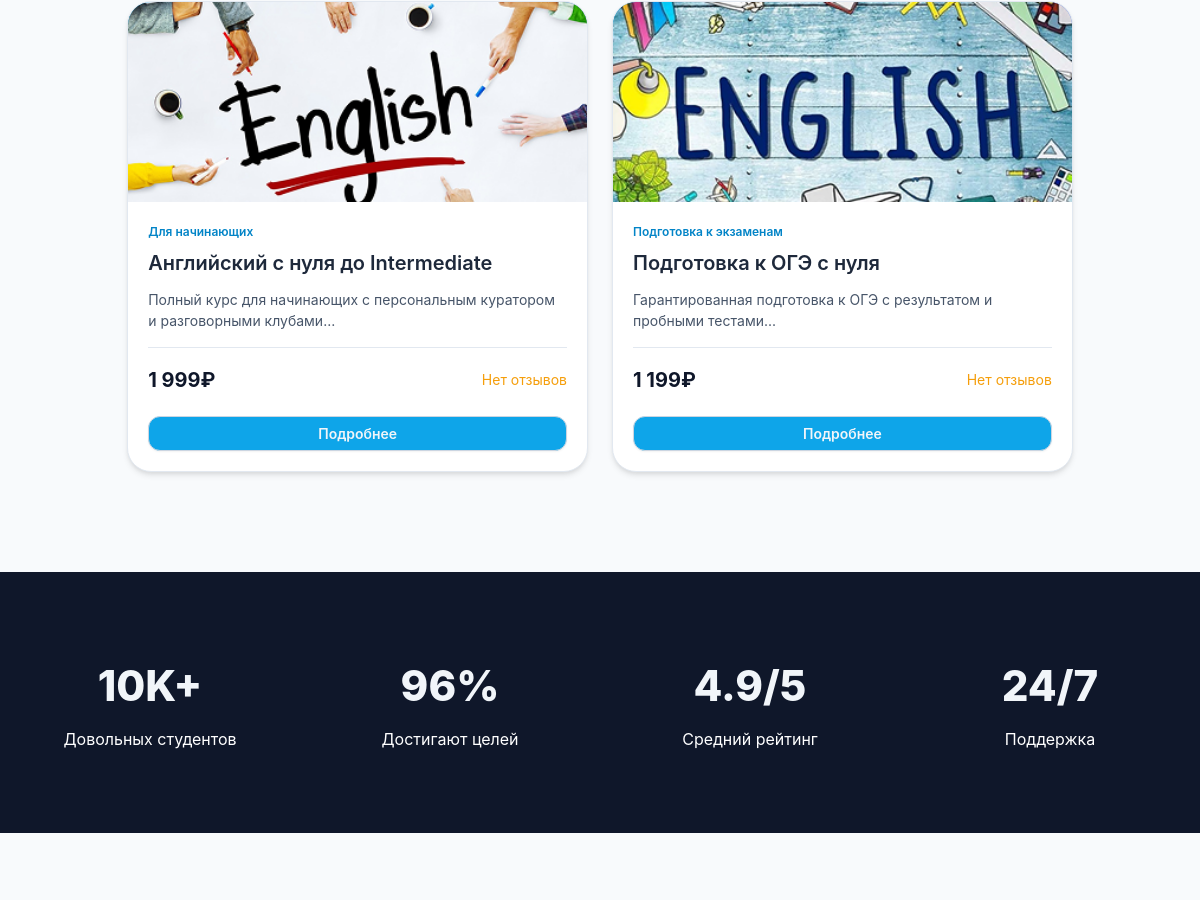
Before: / (middle part) with the older database file.
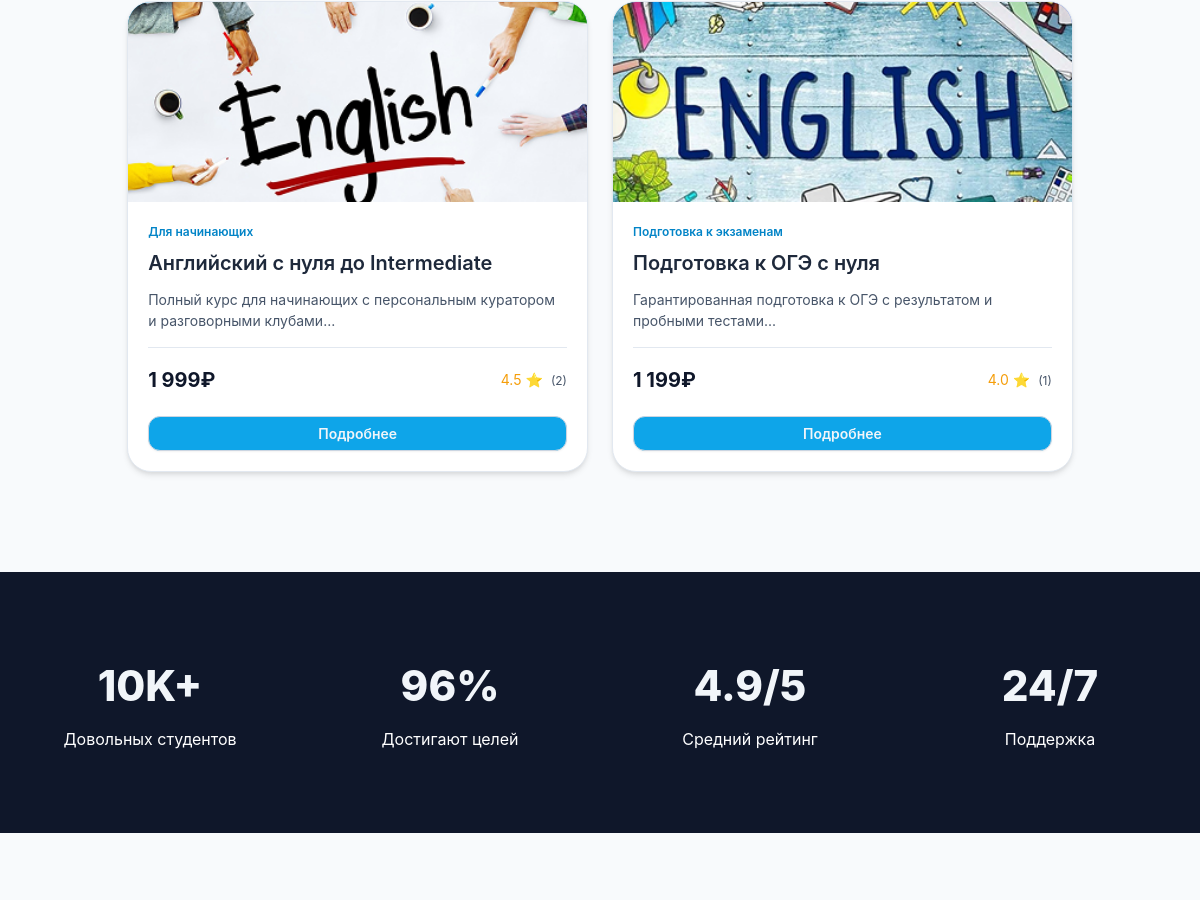
After: the same page with the newer database file.
### tables this page shows
CREATE TABLE `courses` (
  `id` int NOT NULL,
  `category_id` int NOT NULL,
  `title` varchar(255) NOT NULL,
  `description` text,
  `full_description` text,
  `price` decimal(10,2) NOT NULL,
  `image` varchar(255) DEFAULT NULL,
  `pdf_file` varchar(255) DEFAULT NULL,
  `rating` decimal(3,2) DEFAULT '0.00',
  `is_popular` tinyint(1) DEFAULT '0',
  `is_active` tinyint(1) DEFAULT '1',
  `created_at` timestamp NULL DEFAULT CURRENT_TIMESTAMP,
  `updated_at` timestamp NULL DEFAULT CURRENT_TIMESTAMP ON UPDATE CURRENT_TIMESTAMP
);

CREATE TABLE `categories` (
  `id` int NOT NULL,
  `name` varchar(255) NOT NULL,
  `description` text,
  `slug` varchar(255) NOT NULL,
  `created_at` timestamp NULL DEFAULT CURRENT_TIMESTAMP,
  `updated_at` timestamp NULL DEFAULT CURRENT_TIMESTAMP ON UPDATE CURRENT_TIMESTAMP
);

### db/database.php (called while the page is built, shortened)
<?php
function getDBConnection() {
    static $pdo = null;
    if ($pdo === null) {
        try {
            $dsn = "mysql:host=" . DB_HOST . ";dbname=" . DB_NAME . ";charset=" . DB_CHARSET;
            $options = [
                PDO::ATTR_ERRMODE => PDO::ERRMODE_EXCEPTION,
                PDO::ATTR_DEFAULT_FETCH_MODE => PDO::FETCH_ASSOC,
                PDO::ATTR_EMULATE_PREPARES => false,
            ];
            $pdo = new PDO($dsn, DB_USER, DB_PASS, $options);
        } catch (PDOException $e) {
            die("Ошибка подключения к базе данных: " . $e->getMessage());
        }
    }
    return $pdo;
}
function query($sql, $params = []) {
    $pdo = getDBConnection();
    $stmt = $pdo->prepare($sql);
    $stmt->execute($params);
    return $stmt->fetchAll();
}
function queryOne($sql, $params = []) {
    $pdo = getDBConnection();
    $stmt = $pdo->prepare($sql);
    $stmt->execute($params);
    return $stmt->fetch();
}
?>

### includes/courses.php (called while the page is built, shortened)
<?php
require_once __DIR__ . '/../db/database.php';
function getPopularCourses($limit = 3) {
    $sql = "SELECT c.*, cat.name as category_name, cat.slug as category_slug,
                   COALESCE(AVG(r.rating), 0) as calculated_rating,
                   COUNT(r.id) as review_count
            FROM courses c
            JOIN categories cat ON c.category_id = cat.id
            LEFT JOIN reviews r ON c.id = r.course_id
            WHERE c.is_active = 1 AND c.is_popular = 1
            GROUP BY c.id
            ORDER BY calculated_rating DESC
            LIMIT ?";
    return query($sql, [$limit]);
}
function getCourseRatingFromReviews($courseId) {
    $sql = "SELECT AVG(rating) as avg_rating, COUNT(*) as review_count
            FROM reviews
            WHERE course_id = ?";
    $result = queryOne($sql, [$courseId]);
    if ($result && $result['review_count'] > 0) {
        return [
            'rating' => round($result['avg_rating'], 1),
            'count' => $result['review_count']
        ];
    }
    return [
        'rating' => 0,
        'count' => 0
    ];
}
?>

### pages/home.php (the view, shortened to what the changed rows need)
<?php
$popularCourses = getPopularCourses(3);
?>
<section class="courses" id="popular-courses">
    <div class="container">
        <div class="courses-flex">
            <?php foreach ($popularCourses as $course):
                $courseRating = getCourseRatingFromReviews($course['id']);
            ?>
            <div class="course-card">
                <div class="course-image">
                    <img src="<?php echo htmlspecialchars($course['image']); ?>" alt="<?php echo htmlspecialchars($course['title']); ?>">
                </div>
                <div class="course-content">
                    <span class="course-category"><?php echo htmlspecialchars($course['category_name']); ?></span>
                    <h3 class="heading-sm"><?php echo htmlspecialchars($course['title']); ?></h3>
                    <p class="body-sm" style="color: var(--gray-600); margin-top: 12px;">
                        <?php echo htmlspecialchars(mb_substr($course['description'], 0, 100)); ?>...
                    </p>
                    <div class="course-meta">
                        <div class="course-price">
                            <?php echo $course['price'] == 0 ? 'Бесплатно' : number_format($course['price'], 0, ',', ' ') . '₽'; ?>
                        </div>
                        <div class="course-rating">
                            <?php if ($courseRating['count'] > 0): ?>
                                <?php echo number_format($courseRating['rating'], 1); ?> ⭐
                                <span style="font-size: 12px; color: var(--gray-600); margin-left: 4px;">
                                    (<?php echo $courseRating['count']; ?>)
                                </span>
                            <?php else: ?>
                                <span style="color: var(--gray-400);">Нет отзывов</span>
                            <?php endif; ?>
                        </div>
                    </div>
                    <a href="index.php?page=course&id=<?php echo $course['id']; ?>" class="btn btn-primary" style="width: 100%; margin-top: 20px;">
                        Подробнее
                    </a>
                </div>
            </div>
            <?php endforeach; ?>
        </div>
    </div>
</section>

Changed rows visible on the page:
changed courses "Английский с нуля до Intermediate": rating (not shown) → "4.5"; count (not shown) → "2"; text "Нет отзывов" → "⭐ ( )"
changed courses "Подготовка к ОГЭ с нуля": rating (not shown) → "4.0"; count (not shown) → "1"; text "Нет отзывов" → "⭐ ( )"
